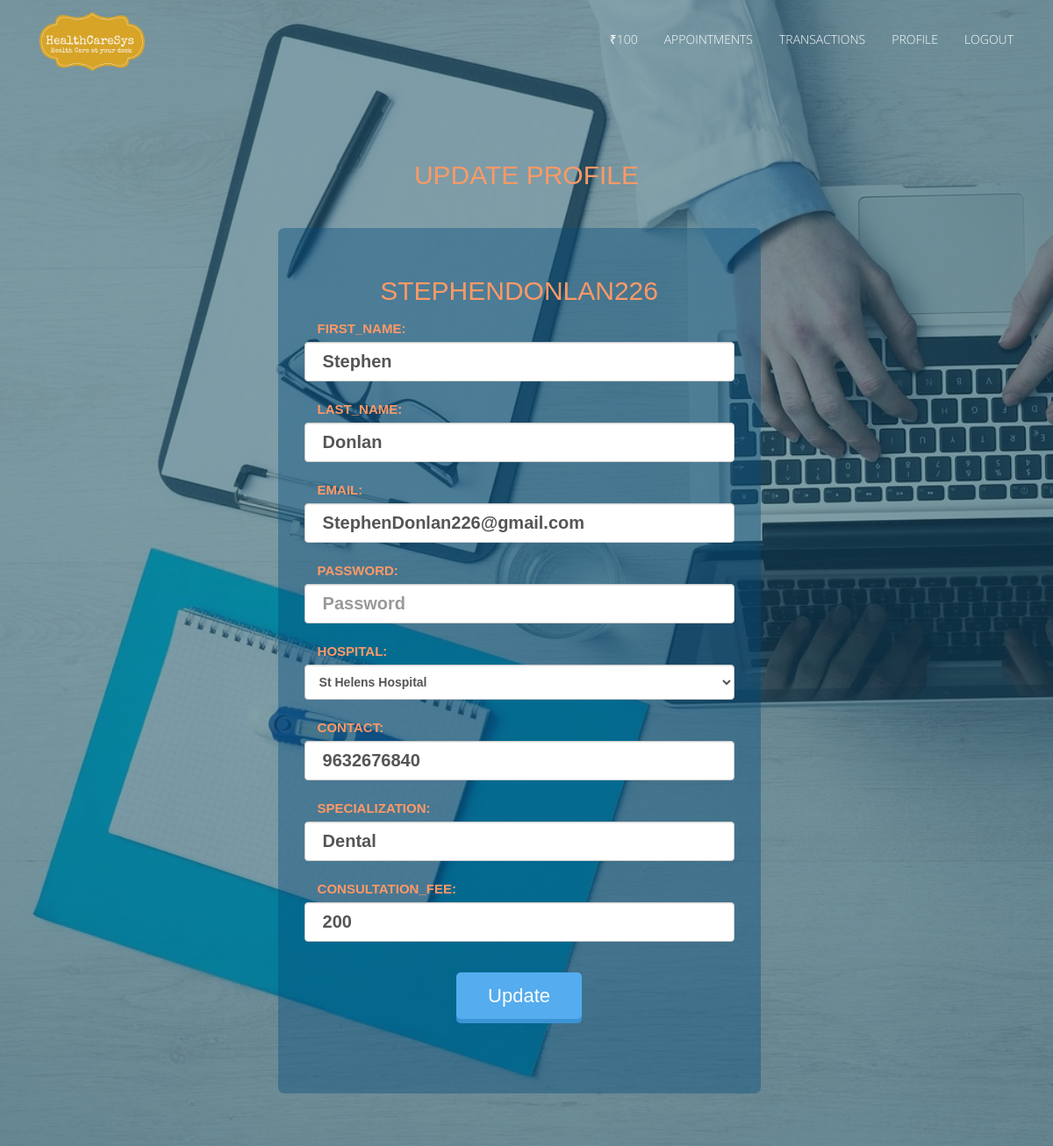
The page /updateuser/ (signed in) on the database as committed earlier.
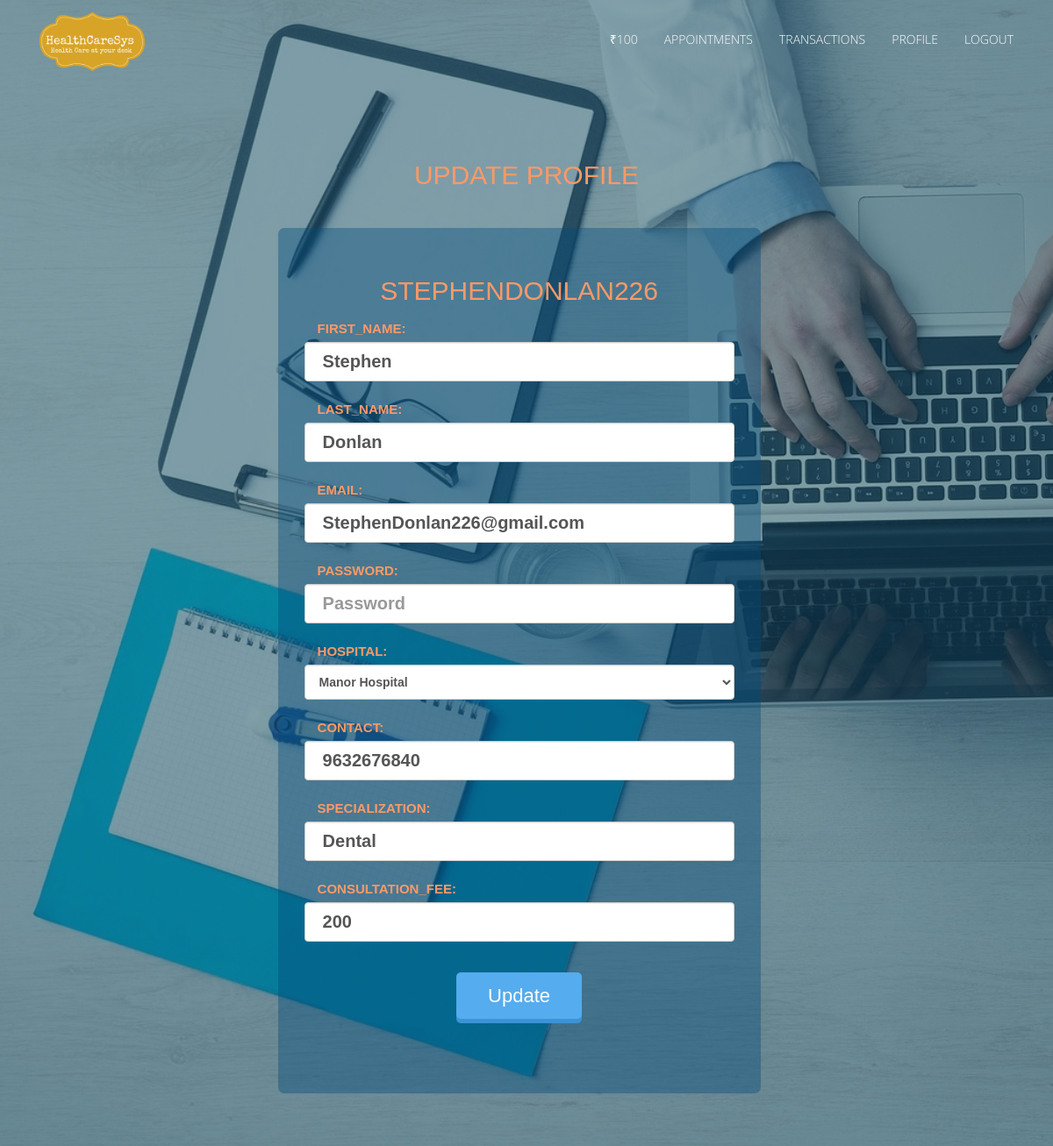
The same page on the database as committed later.
### accounts/models.py (models this page shows, shortened)
class DoctorProfile(models.Model):
    user = models.OneToOneField(User, on_delete=models.CASCADE)
    hospital = models.ForeignKey('healthcare.Hospital', on_delete=models.CASCADE)
    contact = models.CharField(max_length=50)
    specialization = models.ForeignKey('healthcare.Department', on_delete=models.CASCADE)
    consultation_fee = models.IntegerField(default=200)
    amount = models.PositiveIntegerField(default=100)

### accounts/views.py (the view, shortened to what this page needs)
# urls.py: url(r'^updateuser/$', views.UserFormUpdate.as_view(), name='userupdate'),
@method_decorator(login_required, name='dispatch')
class UserFormUpdate(View):
    template_name = 'registration/userupdate.html'
    form_class = UpdateUserProfile
    def get(self, request):
        if hasattr(request.user,'doctorprofile'):
            profile_form = DoctorForm(initial={'contact':request.user.doctorprofile.contact,'hospital':request.user.doctorprofile.hospital,'specialization':request.user.doctorprofile.specialization,'consultation_fee':request.user.doctorprofile.consultation_fee})
        elif hasattr(request.user,'userprofile'):
            profile_form = ProfileForm(initial={'contact':request.user.userprofile.contact,'address':request.user.userprofile.address,'birth_date':request.user.userprofile.birth_date})
        user_form = self.form_class(initial={'first_name':request.user.first_name,'last_name':request.user.last_name,'email':request.user.email})
        return render(request, self.template_name, {'user_form': user_form, 'profile_form': profile_form})

### accounts/forms.py
class UpdateUserProfile(forms.ModelForm):
    password = forms.CharField(label='password',widget=forms.PasswordInput(attrs={'placeholder':'Password','class':'form-control','id':'search-bar','required':''}))
    email = forms.EmailField(label='email',widget=forms.TextInput(attrs={'type':'email','placeholder':'Email','class':'form-control','id':'search-bar','required':''}))
    first_name = forms.CharField(label='first_name',widget=forms.TextInput(attrs={'placeholder':'First Name','class':'form-control','id':'search-bar','required':''}))
    last_name = forms.CharField(label='last_name',widget=forms.TextInput(attrs={'placeholder':'Last Name','class':'form-control','id':'search-bar','required':''}))
    class Meta:
        model = User
        fields = ['first_name', 'last_name','email', 'password']

### healthcare/models.py (called while the page is built)
    def __str__(self):
        return self.name

    def __str__(self):
        return self.department_name

### accounts/templates/registration/userupdate.html (shortened to what this page needs)
{% extends 'healthcare/base.html' %}
{% block body %}
<div>
  <div>
  <center>
    <div id="form-main">
    <h2 style="color: #F96;	display: block;	font-size: 30px;font-weight: 400;">Update Profile<h2><br />
  <div id="form-div">
        <form id="contact" class="form-horizontal" action="" method="POST" enctype="multipart/form-data">
            <h3 style="color: #F96;	display: block;	font-size: 30px;font-weight: 400;">{{ request.user.username }}</h3>
            {% include 'registration/form-template.html' with form=user_form%}
            {% include 'registration/form-template.html' with form=profile_form%}
            <div class="form-group">
                <center><button class="btn blue">Update</button></center>
            </div>
        </form>
    </div>
  </div></center></div>
    {% endblock %}

### accounts/templates/registration/form-template.html (shortened to what this page needs)
{% for field in form %}
<center><div class="form-group">
    <label class="control-label col-sm-2" style="font-size:15px;color: #F96;	display: block;">{{ field.label_tag }}</label>
    <div class="search-container">{{ field }}</div>
</div>
</center>
{% endfor %}

Rows that differ between the two databases and show on the page:
changed DoctorProfile "Dental": hospital "St Helens Hospital" → "Manor Hospital"
